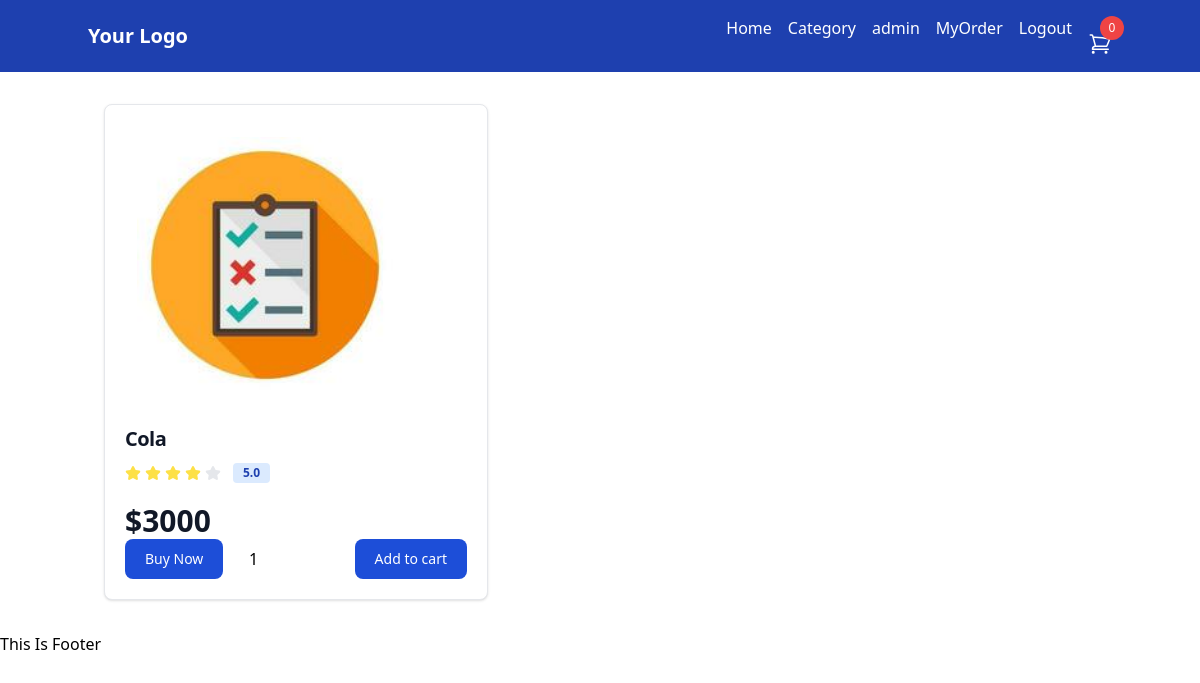
Screenshot of /product/detail/2/ (signed in) with the database file from the repository.
### myshop/models.py (models this page shows, shortened)
class Product(models.Model):
    name = models.CharField(max_length=100)
    image = models.ImageField(default=None)
    category = models.ForeignKey(Category, on_delete=models.CASCADE)
    price = models.IntegerField(default=None)
    qty = models.IntegerField(default=None)
    created_at = models.DateTimeField(default=None)

### myshop/views.py (the view)
# urls.py: path('detail/<int:post_id>/', PorductDetail),
@login_required(login_url='login')
def PorductDetail(request, post_id):
    product = Product.objects.get(id=post_id)
    return render(request, 'productDetail.html',{'product':product})

### utils/context_processors.py (called while the page is built)
def category(request):
    category = Category.objects.all()
    return {'cat':category}

def cartCount(request):
    count = Cart.objects.filter(user_id=request.user.id).count()
    return {'count':count}

### myshop/templates/productDetail.html (shortened to what this page needs)
{% extends "base.html" %}
{% block body %}
    <form id="myForm" method="GET"  class="w-full mx-4 my-8 max-w-sm bg-white border border-gray-200 rounded-lg shadow dark:bg-yellow-800 dark:border-gray-700">
        <a href="#">
            <img class="p-8 rounded-t-lg w-80 h-80" src="{{product.image.url}}" alt="product image" />
        </a>
        <div class="px-5 pb-5">
            <a href="#">
                <h5 class="text-xl font-semibold tracking-tight text-gray-900 dark:text-white">{{product.name}}</h5>
            </a>
            <div class="flex items-center mt-2.5 mb-5">
                <div class="flex items-center space-x-1 rtl:space-x-reverse">
                </div>
                <span class="bg-blue-100 text-blue-800 text-xs font-semibold px-2.5 py-0.5 rounded dark:bg-blue-200 dark:text-blue-800 ms-3">5.0</span>
            </div>
            <div class="flex items-center justify-between">
                <span class="text-3xl font-bold text-gray-900 dark:text-white">${{product.price}}</span>
            </div>
            <div class="flex items-center justify-between">
                <button onclick="summitForm('buynow')" type="submit" class="text-white bg-blue-700 hover:bg-blue-800 focus:ring-4 focus:outline-none focus:ring-blue-300 font-medium rounded-lg text-sm px-5 py-2.5 text-center dark:bg-blue-600 dark:hover:bg-blue-700 dark:focus:ring-blue-800">Buy Now</button>
                <input type="number" class="w-20" name="qty" value="1" min="1" max="10"/>
                <button onclick="summitForm('addtocart')" type="submit" class="text-white bg-blue-700 hover:bg-blue-800 focus:ring-4 focus:outline-none focus:ring-blue-300 font-medium rounded-lg text-sm px-5 py-2.5 text-center dark:bg-blue-600 dark:hover:bg-blue-700 dark:focus:ring-blue-800">Add to cart</button>
            </div>
        </div>
    </form>
{% endblock %}

### templates/header.html (shortened to what this page needs)
<nav class="bg-blue-800 p-4">
    <div class="container mx-auto flex justify-between items-center">
        <a href="#" class="text-white text-xl font-bold">Your Logo</a>
        <div class="flex flex-row space-x-4">
            <a href="/product/list/" class="text-white">Home</a>
            <div class="relative group1">
                <a href="#" class="text-white group1-hover:text-gray-300"> Category </a>
            </div>
            <div class="relative group2">
                <a href="#" class="text-white group2-hover:text-gray-300"> {{ user.username }}</a>
            </div>
            <a href="/product/orderList/" class="text-white">MyOrder</a>
            <a href="/logout/" class="text-white">Logout</a>
            <div class="relative" onClick="window.location='/product/cartList/';">
                <div class="t-0 absolute left-3">
                    <p class="flex h-2 w-2 items-center justify-center rounded-full bg-red-500 p-3 text-xs text-white">
                        {{ count }}
                    </p>
                </div>
            </div>
        </div>
    </div>
</nav>

### rows the page displays
Product: image (picture), name "Cola", price "3000"

### other values shown
{{ user.username }} "admin"
{{ count }} "0"
